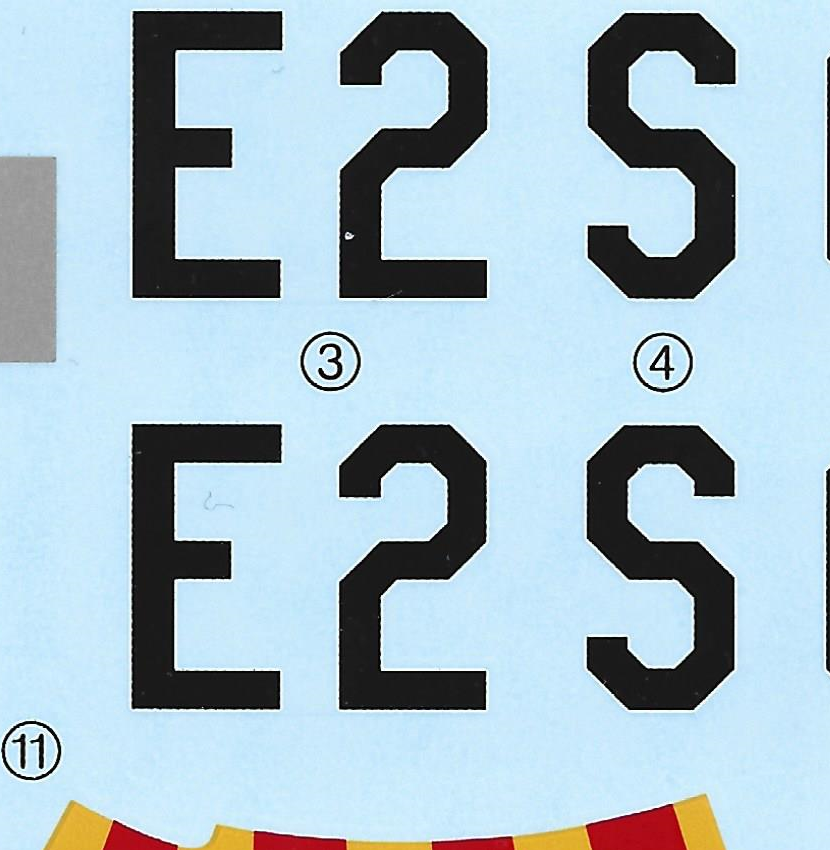
#> input picture masks/projects/bottisham-four/E2-S/resources/decal-e2-s-code.png, 830 x 850 px, found by its file name
$ python generate-e2-s-svgs.py
#> lines starting #> are read from the running program, lines starting #| are printed output that depends on the picture; after the words box and inside, x2 and y2 are one past the last pixel; in counts of white or black regions, pixels touching at a corner belong together
#!/usr/bin/env python3
"""Generate two comparison SVGs for the E2-S squadron code:
  1) e2-s-traced.svg   - straight-line polygon trace of the decal scan
  2) e2-s-font.svg     - reconstruction from the AmarilloUSAF font, with
                          per-letter width corrected to match the decal's
                          aspect ratio, and E-2 spacing matched to the decal
Both are sized in real-world mm (11.5mm canonical letter height), so a
straight SVG import into Silhouette Studio comes in at the correct size.
"""
import re
import cv2
import numpy as np
from fontTools.ttLib import TTFont
from fontTools.pens.boundsPen import BoundsPen

REPO = "/home/geoff/Projects/model-masks-workspace/model-masks"
DECAL_IMG = f"{REPO}/masks/projects/bottisham-four/E2-S/resources/decal-e2-s-code.png"
# amarillo-usaf.ttf is registered shareware, not clearly open, so it lives in
# the private sibling repo, not this one - see model-masks/CLAUDE.md
FONT_PATH = "/home/geoff/Projects/model-masks-workspace/model-fonts/fonts-proprietary/amarillo-usaf.ttf"
OUT_DIR = f"{REPO}/masks/projects/bottisham-four/E2-S/svg"
CANONICAL_HEIGHT_MM = 11.5
MARGIN_MM = 1.5

# ---------------------------------------------------------------------------
# 1) Trace the decal scan into simplified straight-line polygons
# ---------------------------------------------------------------------------
img = cv2.imread(DECAL_IMG)
#> img is the input picture: shape (850, 830, 3); mean B, G, R 200.3, 188.2, 165.7
gray = cv2.cvtColor(img, cv2.COLOR_BGR2GRAY)
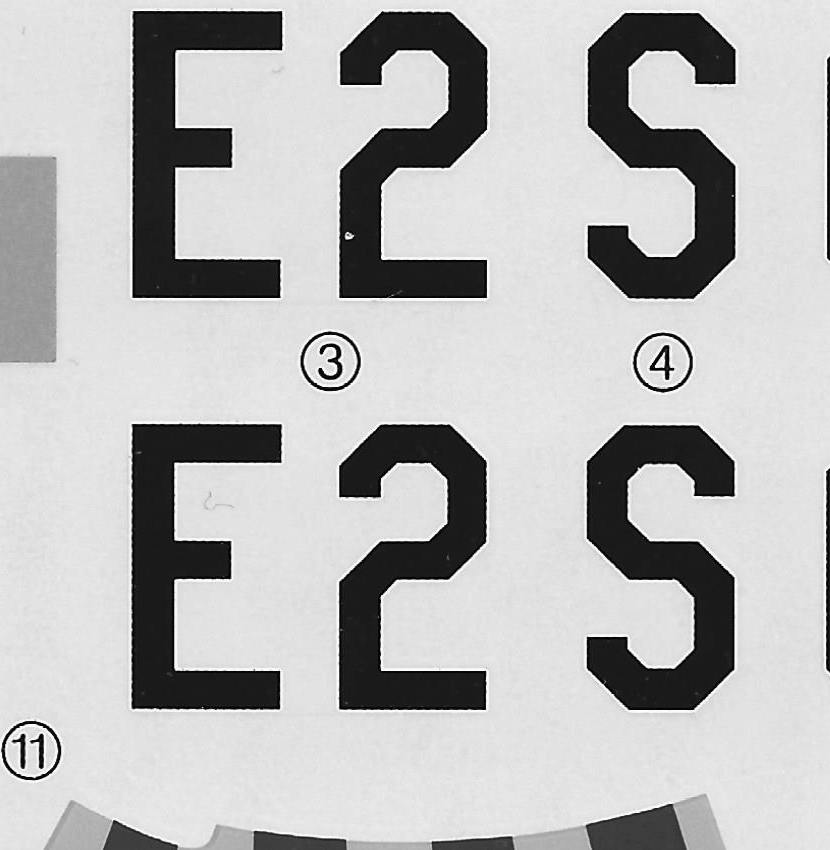
#> gray: shape (850, 830); min 0, max 255, mean 182.8
_, binary = cv2.threshold(gray, 120, 255, cv2.THRESH_BINARY_INV)
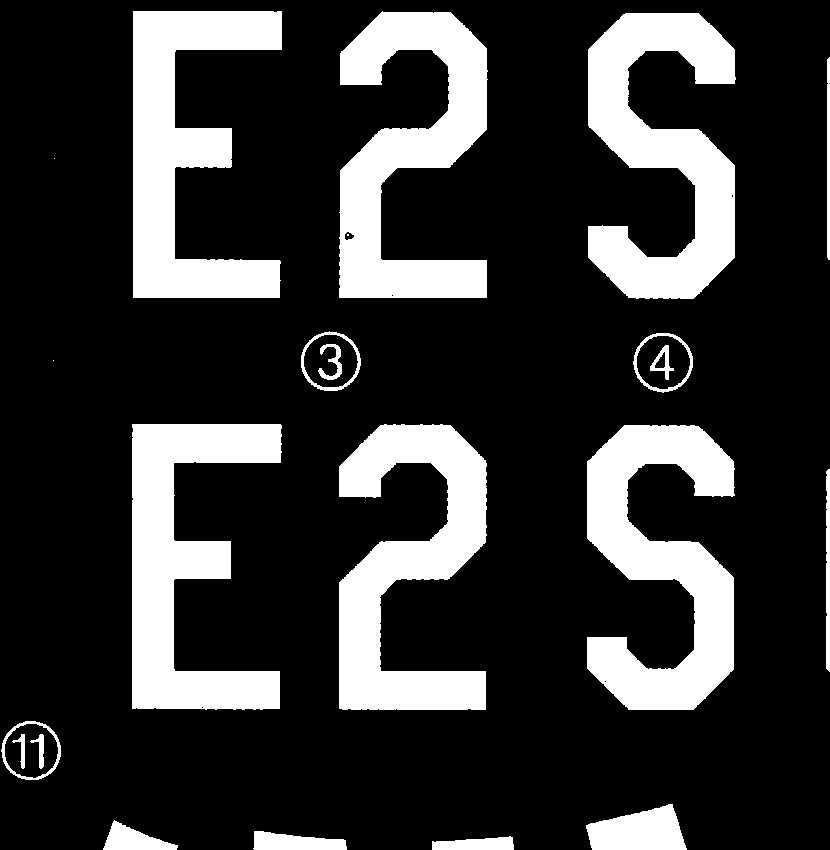
#> binary: shape (850, 830); 20.9% white; 22 white regions (3 under 20 px), largest, box (x1, y1, x2, y2) and area: (588, 13, 736, 299) 23219, (587, 425, 735, 710) 23216, (339, 424, 487, 710) 22782
# top row only (830x420 excludes the duplicate row + circled item numbers)
binary = binary[0:420, 0:830]
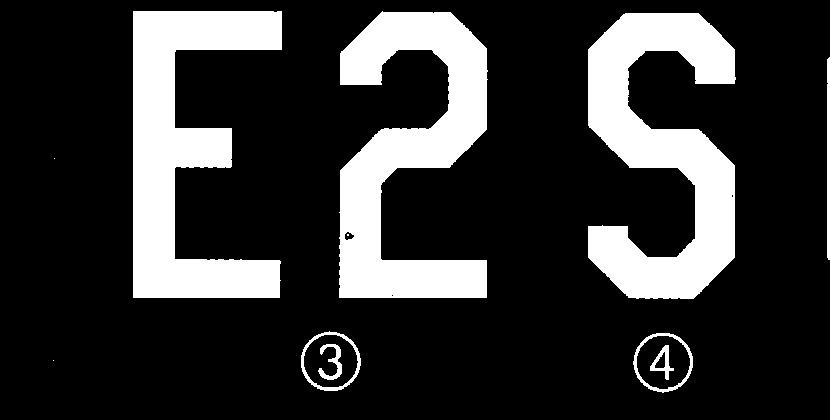
#> binary: shape (420, 830); 20.3% white; 11 white regions (3 under 20 px)
contours, _ = cv2.findContours(binary, cv2.RETR_EXTERNAL, cv2.CHAIN_APPROX_SIMPLE)
#> contours = 8 contours, 2 with area under 20; largest, box (x1, y1, x2, y2) and area: (588, 13, 736, 299) 22670, (339, 11, 488, 298) 22172, (133, 11, 282, 298) 21932, (301, 331, 361, 391) 2716, (633, 333, 693, 393) 2700, (827, 57, 830, 260) 400
contours = [c for c in contours if cv2.contourArea(c) > 5000]
#> contours = 3 contours; box (x1, y1, x2, y2) and area: (588, 13, 736, 299) 22670, (339, 11, 488, 298) 22172, (133, 11, 282, 298) 21932
contours.sort(key=lambda c: cv2.boundingRect(c)[0])
assert len(contours) == 3, f"expected 3 letters (E,2,S), found {len(contours)}"

letters_px = []
for c, name in zip(contours, ["E", "2", "S"]):
    peri = cv2.arcLength(c, True)
    approx = cv2.approxPolyDP(c, 0.004 * peri, True).reshape(-1, 2)
    x, y, w, h = cv2.boundingRect(c)
    letters_px.append({"name": name, "points": approx, "bbox": (x, y, w, h)})
#> this loop made 3 passes
#> (name, peri, x, y, w, h) on passes 1 to 3: ('E', 1199.5, 133, 11, 149, 287), ('2', 1258.6, 339, 11, 149, 287), ('S', 1243.1, 588, 13, 148, 286)
#> after the loop, letters_px = 3 items

# canonical scale: E's pixel height maps to CANONICAL_HEIGHT_MM
E = letters_px[0]
#> E = 3 items
px_to_mm = CANONICAL_HEIGHT_MM / E["bbox"][3]
#> px_to_mm = 0.0401
print(f"decal calibration: {1/px_to_mm:.4f} px/mm (E height {E['bbox'][3]}px -> {CANONICAL_HEIGHT_MM}mm)")
#| decal calibration: 24.9565 px/mm (E height 287px -> 11.5mm)

min_x = min(L["bbox"][0] for L in letters_px)
#> min_x = 133
min_y = min(L["bbox"][1] for L in letters_px)
#> min_y = 11
max_x = max(L["bbox"][0] + L["bbox"][2] for L in letters_px)
#> max_x = 736
max_y = max(L["bbox"][1] + L["bbox"][3] for L in letters_px)
#> max_y = 299
traced_w = (max_x - min_x) * px_to_mm + 2 * MARGIN_MM
#> traced_w = 27.16
traced_h = (max_y - min_y) * px_to_mm + 2 * MARGIN_MM
#> traced_h = 14.54

def px_point_to_mm(px, py):
    return ((px - min_x) * px_to_mm + MARGIN_MM, (py - min_y) * px_to_mm + MARGIN_MM)

traced_paths = []
for L in letters_px:
    pts = [px_point_to_mm(x, y) for x, y in L["points"]]
    d = "M " + " L ".join(f"{x:.3f},{y:.3f}" for x, y in pts) + " Z"
    traced_paths.append((L["name"], d))
    x, y, w, h = L["bbox"]
    print(f"  {L['name']}: {len(pts)} vertices, {w*px_to_mm:.3f}mm wide")
#> this loop made 3 passes
#> (x, y, w, h) on passes 1 to 3: (133, 11, 149, 287), (339, 11, 149, 287), (588, 13, 148, 286)
#|   E: 12 vertices, 5.970mm wide
#|   2: 23 vertices, 5.970mm wide
#|   S: 28 vertices, 5.930mm wide
#> after the loop, traced_paths = 3 items

gap_e2_px = letters_px[1]["bbox"][0] - (letters_px[0]["bbox"][0] + letters_px[0]["bbox"][2])
#> gap_e2_px = 57
gap_2s_px = letters_px[2]["bbox"][0] - (letters_px[1]["bbox"][0] + letters_px[1]["bbox"][2])
#> gap_2s_px = 100
print(f"  gap E->2: {gap_e2_px*px_to_mm:.3f}mm   gap 2->S: {gap_2s_px*px_to_mm:.3f}mm (reference only)")
#|   gap E->2: 2.284mm   gap 2->S: 4.007mm (reference only)

svg = [f'<svg xmlns="http://www.w3.org/2000/svg" width="{traced_w:.3f}mm" height="{traced_h:.3f}mm" '
       f'viewBox="0 0 {traced_w:.3f} {traced_h:.3f}">']
for name, d in traced_paths:
    svg.append(f'  <path id="{name}" d="{d}" fill="#000000"/>')
#> this loop made 3 passes
#> name on passes 1 to 3: 'E', '2', 'S'
#> after the loop, svg = 4 items
svg.append('</svg>')
with open(f"{OUT_DIR}/e2-s-traced.svg", "w") as f:
    f.write("\n".join(svg) + "\n")
print(f"wrote e2-s-traced.svg  ({traced_w:.2f} x {traced_h:.2f} mm)")
#| wrote e2-s-traced.svg  (27.16 x 14.54 mm)

decal_widths_mm = {L["name"]: L["bbox"][2] * px_to_mm for L in letters_px}
#> decal_widths_mm = {'E': 5.97, '2': 5.97, 'S': 5.93}
gap_e2_mm = gap_e2_px * px_to_mm
#> gap_e2_mm = 2.28

# ---------------------------------------------------------------------------
# 2) Font-based reconstruction, width-corrected to the decal's aspect ratio
# ---------------------------------------------------------------------------
#> (the run stopped early here; a loop or call above may not have finished)

$ run again, with masks/projects/bottisham-four/E2-S/resources/decal-tail-serial-413926.png copied over masks/projects/bottisham-four/E2-S/resources/decal-e2-s-code.png
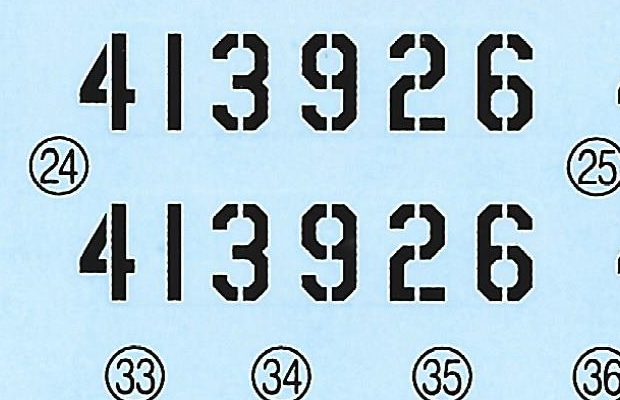
#> input picture masks/projects/bottisham-four/E2-S/resources/decal-tail-serial-413926.png, 620 x 400 px, found by its file name
#> img is the input picture: shape (400, 620, 3); mean B, G, R 217.3, 203.7, 177.6
#> `gray = cv2.cvtColor(img, cv2.COLOR_BGR2GRAY)`:
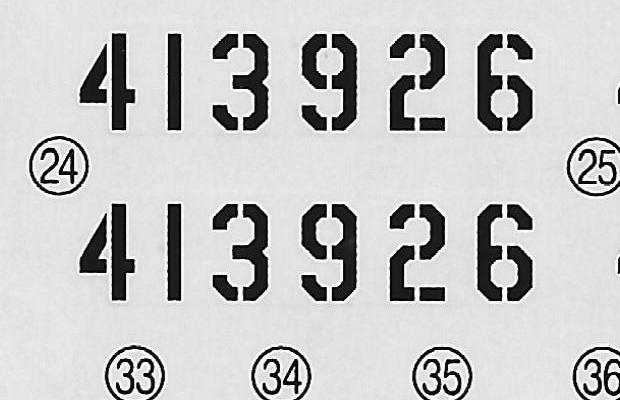
#> gray: shape (400, 620); min 0, max 255, mean 197.4
#> `_, binary = cv2.threshold(gray, 120, 255, cv2.THRESH_BINARY_INV)`:
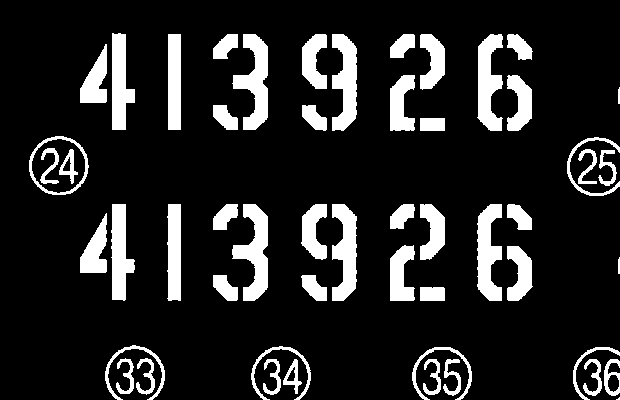
#> binary: shape (400, 620); 14.5% white; 53 white regions (1 under 20 px)
#> `contours, _ = cv2.findContours(binary, cv2.RETR_EXTERNAL, cv2.CHAIN_AP..`: contours = 51 contours, 3 with area under 20; largest, box (x1, y1, x2, y2) and area: (29, 136, 89, 195) 2694, (232, 204, 268, 301) 1676, (232, 34, 268, 130) 1643, (332, 34, 357, 131) 1538, (477, 204, 502, 301) 1532
#> `contours = [c for c in contours if cv2.contourArea(c) > 5000]`: contours = []
